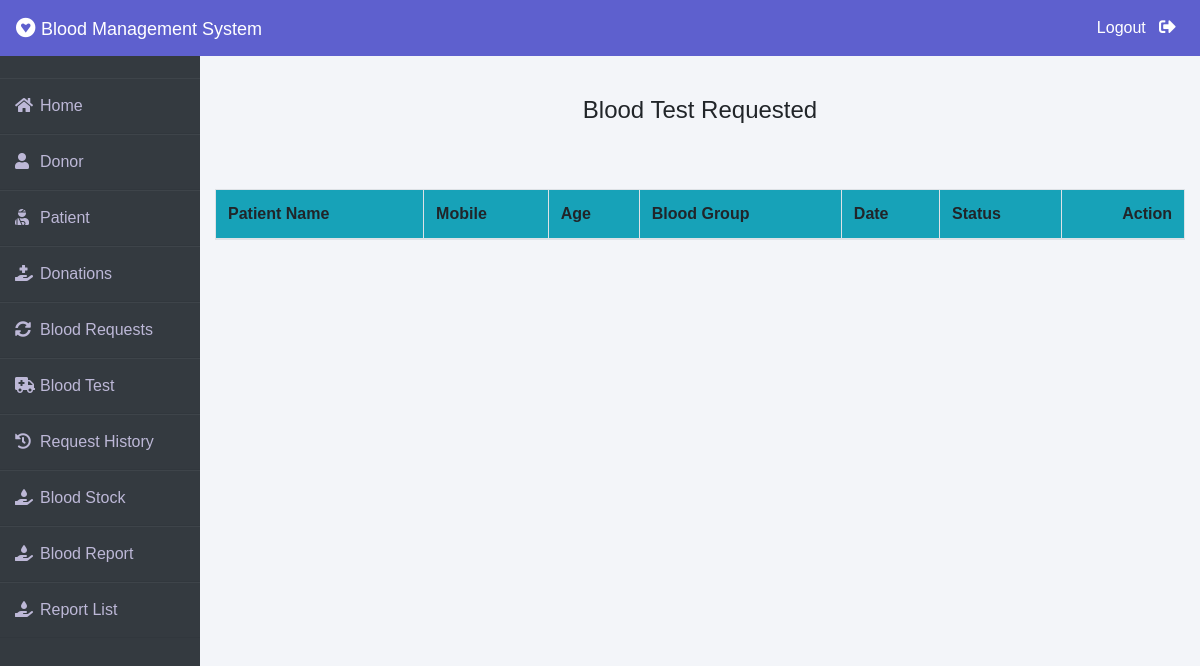
The page /admin-bloodtest on the database as committed earlier.
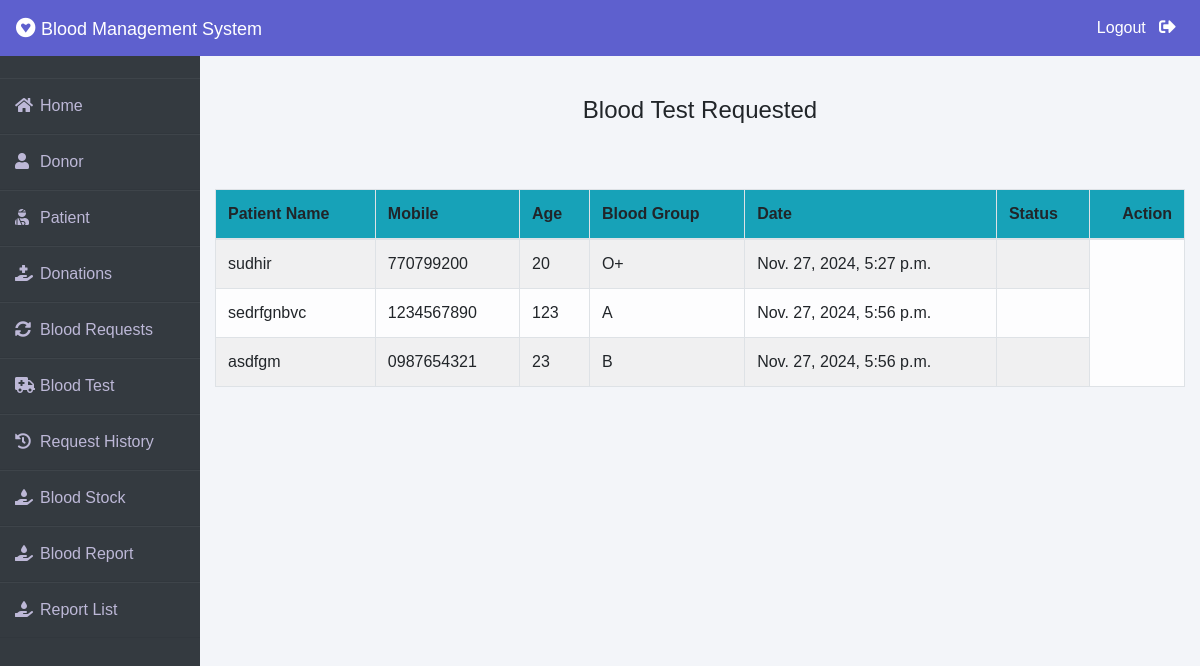
The same page on the database as committed later.
### patient/models.py (models this page shows, shortened)
class BloodTest(models.Model):
    full_name = models.CharField(max_length=255)
    mobile = models.CharField(max_length=15)  # CharField to handle leading zeroes
    age = models.PositiveIntegerField()
    blood_group = models.CharField(max_length=5)  # Accommodates values like "A+", "O-", etc.
    created_at = models.DateTimeField(auto_now_add=True)

### blood/views.py (the view)
# urls.py: path('admin-bloodtest', views.admin_bloodtest,name='admin-bloodtest'),
def admin_bloodtest(request):
    bloodtest = BloodTest.objects.all()
    return render(request,'blood/admin_bloodtest.html',{'bloodtest':bloodtest})

### templates/blood/admin_bloodtest.html (shortened to what this page needs)
{% extends 'blood/adminbase.html' %}
{% block content %}
{% load widget_tweaks %}
{%load static%}
<br><br>
<div class="container">
    <H4 class="text-center">Blood Test Requested</H4><br>
   <h5 class="text-center" style="color: red;"> {{message}}</h5><br>
    <table class="table table-light table-hover table-bordered table-striped">
        <thead class="bg-info">
            <tr>
                <th scope="col">Patient Name</th>
                <th scope="col">Mobile</th>
                <th scope="col">Age</th>
                <th scope="col">Blood Group</th>
                <th scope="col">Date</th>
                <th scope="col">Status</th>
                <th class="text-right">Action</th>
            </tr>
        </thead>
        <tbody>
            {% for request in bloodtest %}
            <tr>
                <td>{{ request.full_name }}</td>
                <td>{{ request.mobile }}</td>
                <td>{{ request.age }}</td>
                <td>{{ request.blood_group }}</td>
                <td>{{ request.created_at }}</td>
                <td class="text-right">
                </td>
            </tr>
            {% endfor %}
        </tbody>
    </table>
</div>
{% endblock content %}

Rows that differ between the two databases and show on the page:
added BloodTest: full_name "sudhir", mobile "770799200", age "20", blood_group "O+", created_at "Nov. 27, 2024, 5:27 p.m."
added BloodTest: full_name "sedrfgnbvc", mobile "1234567890", age "123", blood_group "A", created_at "Nov. 27, 2024, 5:56 p.m."
added BloodTest: full_name "asdfgm", mobile "0987654321", age "23", blood_group "B", created_at "Nov. 27, 2024, 5:56 p.m."
